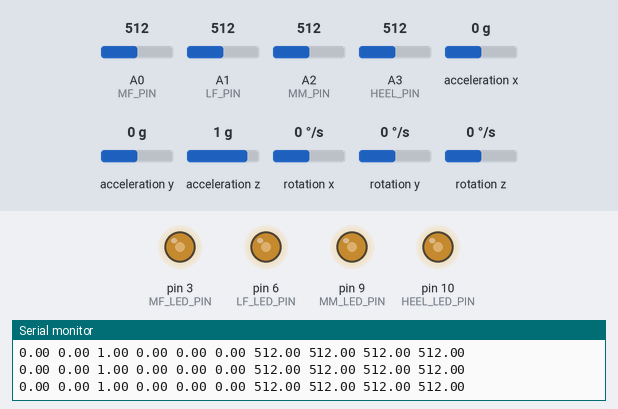
Bench run of a sketch on a simulated Arduino Uno, built with avr-gcc and run on an emulated ATmega328P. On the bench: output pins drawn as LEDs (lit = HIGH), the last lines printed to the serial monitor. Wiring (inferred from the names in the program): MPU-6050 motion sensor at I2C address 0x68. Inputs (shaded band) come from the test bench; at power-on: A0 (MF_PIN) = 512, A1 (LF_PIN) = 512, A2 (MM_PIN) = 512, A3 (HEEL_PIN) = 512, acceleration x 0 g, acceleration y 0 g, acceleration z 1 g, rotation x 0 °/s, rotation y 0 °/s, rotation z 0 °/s.

Above: at 1.6 s.
1.7 s: A0 (MF_PIN) set to 716
At 2.9 s:
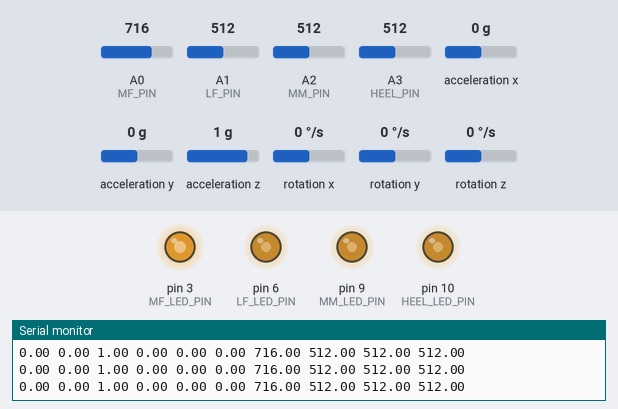
3.2 s: A1 (LF_PIN) set to 716
At 4.2 s:
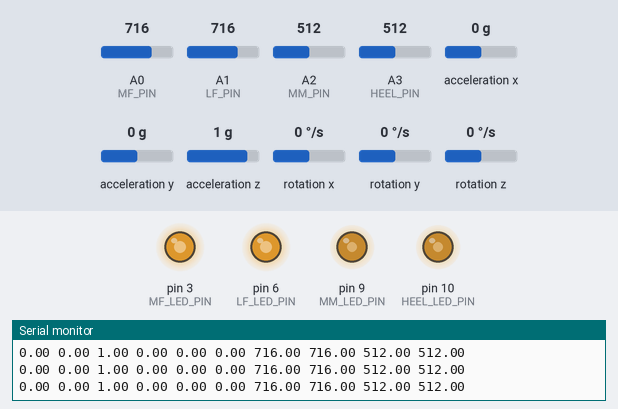
4.8 s: A2 (MM_PIN) set to 716
At 5.5 s:
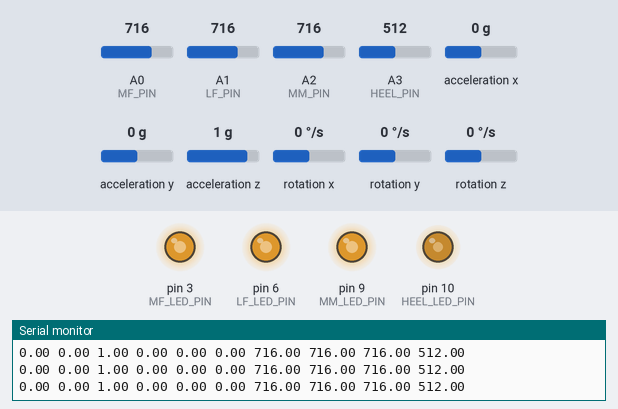
6.3 s: A3 (HEEL_PIN) set to 716
At 6.8 s:
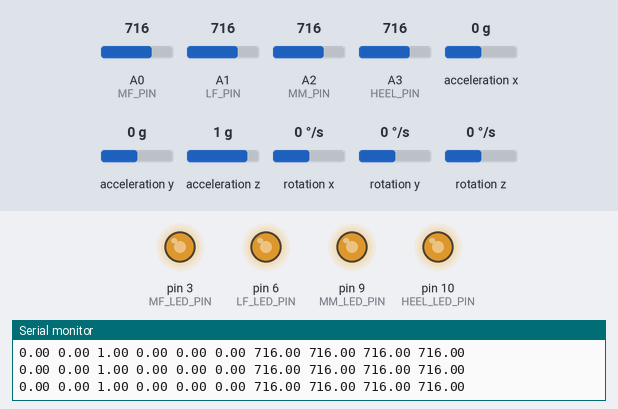
7.9 s: A0 (MF_PIN) set to 992
At 9.2 s:
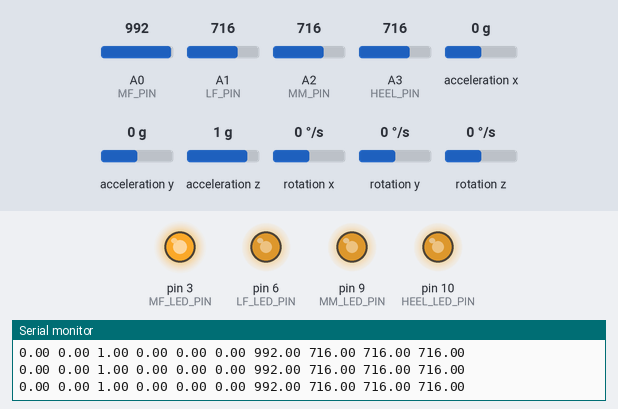
9.5 s: A1 (LF_PIN) set to 992
At 10.6 s:
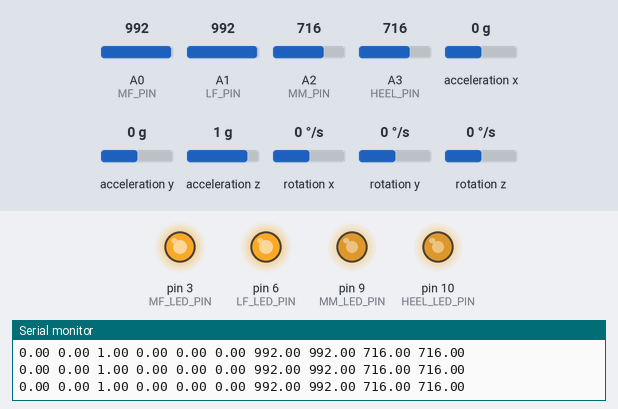
Timing chart, 0 to 12.1 s (numbered marks = the images above; inputs shaded):
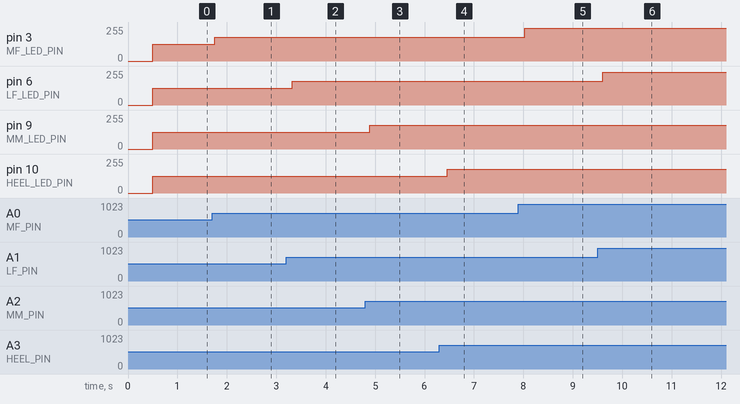

Measured:
- after the input at 1.7 s, pin 3 (MF_LED_PIN): 127/255 → 178/255 after 0.05 s
- after the input at 3.2 s, pin 6 (LF_LED_PIN): 127/255 → 178/255 after 0.12 s
- after the input at 4.8 s, pin 9 (MM_LED_PIN): 127/255 → 178/255 after 0.09 s
- after the input at 6.3 s, pin 10 (HEEL_LED_PIN): 127/255 → 178/255 after 0.16 s
- after the input at 7.9 s, pin 3 (MF_LED_PIN): 178/255 → 247/255 after 0.13 s
- after the input at 9.5 s, pin 6 (LF_LED_PIN): 178/255 → 247/255 after 0.10 s

The sketch:

Lab4Arduino.ino
```cpp
/*
   Arduino and MPU6050 Accelerometer and Gyroscope Sensor Tutorial
   by Dejan, https://howtomechatronics.com
*/
#include <Wire.h>
const int MPU = 0x68; // MPU6050 I2C address
const int MF_PIN = 0;
const int LF_PIN = 1;
const int MM_PIN = 2;
const int HEEL_PIN = 3;

const int MF_LED_PIN = 3;
const int LF_LED_PIN = 6;
const int MM_LED_PIN = 9;
const int HEEL_LED_PIN = 10;

float AccX, AccY, AccZ;
float GyroX, GyroY, GyroZ;
float accAngleX, accAngleY, gyroAngleX, gyroAngleY, gyroAngleZ;
float roll, pitch, yaw;
float AccErrorX, AccErrorY, GyroErrorX, GyroErrorY, GyroErrorZ;
float elapsedTime, currentTime, previousTime;
float MF, LF, MM, HEEL;
int c = 0;

void setup() {
  Serial.begin(115200);
  Wire.begin();                      // Initialize comunication
  Wire.beginTransmission(MPU);       // Start communication with MPU6050 // MPU=0x68
  Wire.write(0x6B);                  // Talk to the register 6B
  Wire.write(0x00);                  // Make reset - place a 0 into the 6B register
  Wire.endTransmission(true);        //end the transmission

  // Set LED pins as outputs
  pinMode(MF_LED_PIN, OUTPUT);
  pinMode(LF_LED_PIN, OUTPUT);
  pinMode(MM_LED_PIN, OUTPUT);
  pinMode(HEEL_LED_PIN, OUTPUT);
  /*
  // Configure Accelerometer Sensitivity - Full Scale Range (default +/- 2g)
  Wire.beginTransmission(MPU);
  Wire.write(0x1C);                  //Talk to the ACCEL_CONFIG register (1C hex)
  Wire.write(0x10);                  //Set the register bits as 00010000 (+/- 8g full scale range)
  Wire.endTransmission(true);
  // Configure Gyro Sensitivity - Full Scale Range (default +/- 250deg/s)
  Wire.beginTransmission(MPU);
  Wire.write(0x1B);                   // Talk to the GYRO_CONFIG register (1B hex)
  Wire.write(0x10);                   // Set the register bits as 00010000 (1000deg/s full scale)
  Wire.endTransmission(true);
  delay(20);
  */
  // Call this function if you need to get the IMU error values for your module
  calculate_IMU_error();
  // delay(20);
}

void loop(){
  //Printing output
  readControllerInput();
  printInput();
  controlLEDs();
  delay(150);
}

void readControllerInput(){
  //Reading Force Sensors
  MM = analogRead(MM_PIN);
  MF = analogRead(MF_PIN);
  LF = analogRead(LF_PIN);
  HEEL = analogRead(HEEL_PIN);

  //Reading Accel Sensor
  Wire.beginTransmission(MPU);
  Wire.write(0x3B);
  Wire.endTransmission(false);
  Wire.requestFrom(MPU, 6, true);
  AccX = (Wire.read() << 8 | Wire.read()) / 16384.0 ;
  AccY = (Wire.read() << 8 | Wire.read()) / 16384.0 ;
  AccZ = (Wire.read() << 8 | Wire.read()) / 16384.0 ;

  //Reading Gyro Sensor
  Wire.beginTransmission(MPU);
  Wire.write(0x43);
  Wire.endTransmission(false);
  Wire.requestFrom(MPU, 6, true);
  GyroX = Wire.read() << 8 | Wire.read();
  GyroY = Wire.read() << 8 | Wire.read();
  GyroZ = Wire.read() << 8 | Wire.read();
}

void printInput(){
  //Printing Acc
  Serial.print(AccX);
  pS();
  Serial.print(AccY);
  pS();
  Serial.print(AccZ);
  pS();

  //Printing Gyro
  Serial.print(GyroX);
  pS();
  Serial.print(GyroY);
  pS();
  Serial.print(GyroZ);
  pS();

  //Printing Sensors
  Serial.print(MF);
  pS();
  Serial.print(LF);
  pS();
  Serial.print(MM);
  pS();
  Serial.print(HEEL);
  Serial.println("");
}


//Shorthand for printSpace
void pS(){
  Serial.print(" ");
}


float readAccX(){
  return 0.0;
}
void calculate_IMU_error() {
  // We can call this funtion in the setup section to calculate the accelerometer and gyro data error. From here we will get the error values used in the above equations printed on the Serial Monitor.
  // Note that we should place the IMU flat in order to get the proper values, so that we then can the correct values
  // Read accelerometer values 200 times
  while (c < 200) {
    Wire.beginTransmission(MPU);
    Wire.write(0x3B);
    Wire.endTransmission(false);
    Wire.requestFrom(MPU, 6, true);
    AccX = (Wire.read() << 8 | Wire.read()) / 16384.0 ;
    AccY = (Wire.read() << 8 | Wire.read()) / 16384.0 ;
    AccZ = (Wire.read() << 8 | Wire.read()) / 16384.0 ;
    // Sum all readings
    AccErrorX = AccErrorX + ((atan((AccY) / sqrt(pow((AccX), 2) + pow((AccZ), 2))) * 180 / PI));
    AccErrorY = AccErrorY + ((atan(-1 * (AccX) / sqrt(pow((AccY), 2) + pow((AccZ), 2))) * 180 / PI));
    c++;
  }
  //Divide the sum by 200 to get the error value
  AccErrorX = AccErrorX / 200;
  AccErrorY = AccErrorY / 200;
  c = 0;
  // Read gyro values 200 times
  while (c < 200) {
    Wire.beginTransmission(MPU);
    Wire.write(0x43);
    Wire.endTransmission(false);
    Wire.requestFrom(MPU, 6, true);
    GyroX = Wire.read() << 8 | Wire.read();
    GyroY = Wire.read() << 8 | Wire.read();
    GyroZ = Wire.read() << 8 | Wire.read();
    // Sum all readings
    GyroErrorX = GyroErrorX + (GyroX / 131.0);
    GyroErrorY = GyroErrorY + (GyroY / 131.0);
    GyroErrorZ = GyroErrorZ + (GyroZ / 131.0);
    c++;
  }
  //Divide the sum by 200 to get the error value
  GyroErrorX = GyroErrorX / 200;
  GyroErrorY = GyroErrorY / 200;
  GyroErrorZ = GyroErrorZ / 200;
}

void controlLEDs() {
  // Map FSR readings (0-1023) to LED intensity (0-255)
  int MF_LED_intensity = map(MF, 0, 1023, 0, 255);
  int LF_LED_intensity = map(LF, 0, 1023, 0, 255);
  int MM_LED_intensity = map(MM, 0, 1023, 0, 255);
  int HEEL_LED_intensity = map(HEEL, 0, 1023, 0, 255);

  // Set LED brightness
  analogWrite(MF_LED_PIN, MF_LED_intensity);
  analogWrite(LF_LED_PIN, LF_LED_intensity);
  analogWrite(MM_LED_PIN, MM_LED_intensity);
  analogWrite(HEEL_LED_PIN, HEEL_LED_intensity);
}
```
